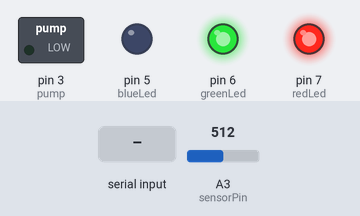
Bench run of a sketch on a simulated Arduino Uno, built with avr-gcc and run on an emulated ATmega328P. On the bench: switched loads named in the sketch (green lamp = pin HIGH), output pins drawn as LEDs (lit = HIGH). The inputs (shaded band) are chosen by the test bench; at power-on: A3 (sensorPin) = 512. What the sketch prints to the serial monitor is not drawn.

Above: at 1.2 s.
1.3 s: A3 (sensorPin) set to 563
2.8 s: A3 (sensorPin) set to 587
At 3.4 s:
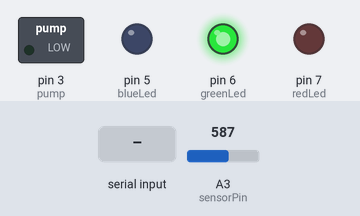
4.3 s: A3 (sensorPin) set to 774
5.8 s: A3 (sensorPin) set to 803
At 6.9 s:
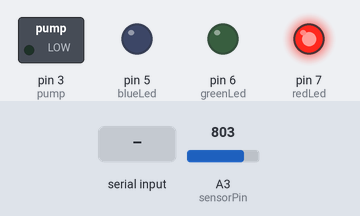
7.3 s: "pumpon" received over Serial
At 8.5 s:
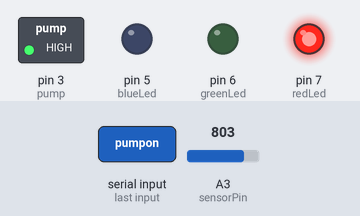
8.8 s: A3 (sensorPin) set to 671
10.3 s: A3 (sensorPin) set to 636
At 11.5 s:
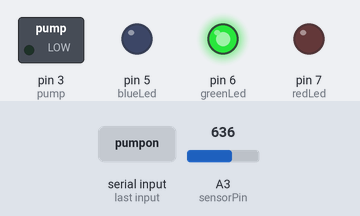
Timing chart, 0 to 12.8 s (numbered marks = the images above; inputs shaded):
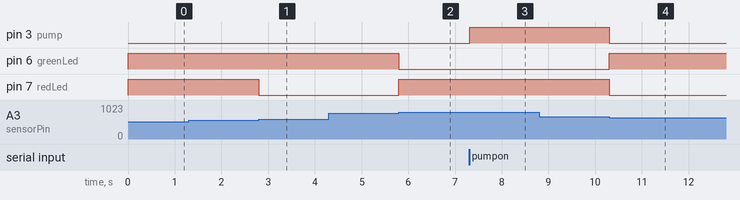

Measured:
- the behaviour switches between 569 and 570 on A3 (sensorPin) (found by bisection; images 0 and 1)
- the behaviour switches between 791 and 792 on A3 (sensorPin) (found by bisection; images 1 and 2)
- the behaviour switches between 654 and 653 on A3 (sensorPin) (found by bisection; images 3 and 4)
- after the input at 1.3 s, every drawn part: stays the same
- after the input at 2.8 s, pin 7 (redLed): HIGH → LOW at once
- after the input at 4.3 s, every drawn part: stays the same
- after the input at 5.8 s, pin 6 (greenLed): HIGH → LOW at once; pin 7 (redLed): LOW → HIGH at once
- after the input at 7.3 s, pin 3 (pump): LOW → HIGH at once
- after the input at 8.8 s, every drawn part: stays the same
- after the input at 10.3 s, pin 3 (pump), pin 7 (redLed): HIGH → LOW at once; pin 6 (greenLed): LOW → HIGH at once

The sketch:

leafguard_arduino_sketch.ino
```cpp
int sensorPin           = A3;
int pump                = 3;
int moistureValue       = 0;
int redLed = 7;
int greenLed = 6;
int blueLed = 5;

String readString;

void setup() {
  Serial.begin(9600);
  pinMode(pump, OUTPUT);
  pinMode(redLed, OUTPUT);
  pinMode(greenLed, OUTPUT);
  pinMode(blueLed, OUTPUT);
  Serial.println("Arduino ready");
}

void loop() {

  if (getMoisturePercentage() <= 30) {
    setColor(255, 0, 0);  // red
  }
  if (getMoisturePercentage() > 30 && getMoisturePercentage() <= 60) {
    setColor(0, 255, 0);  // blue
  }
  if (getMoisturePercentage() > 60) {
    setColor(255, 255, 0);  // purple
  }

  while (Serial.available()) {
    delay(3);
    char c = Serial.read();
    readString += c;
  }

  readString.trim();
  if (readString.length() > 0) {

    if (readString == "pumpon") {

      while (plantNeedWater()) {
        digitalWrite(pump, HIGH);
      }
      digitalWrite(pump, LOW);
    }

    if (readString == "pumpoff") {
      digitalWrite(pump, LOW);
    }

    if (readString == "data") {
      String ret = "moisture=";
      ret.concat(getMoisturePercentage());
      ret.concat("&pumpstate=");
      ret.concat(digitalRead(pump));
      Serial.println(ret);
    }
    readString = "";
  }
}
int getMoisturePercentage() {
  moistureValue = analogRead(sensorPin);
  moistureValue = (map(moistureValue, 1024, 530, 0, 100) / 1.5);

  if (moistureValue > 100) {
      return moistureValue = 100;
  }
  if (moistureValue < 0) {
      return moistureValue = 0;
  }
  return moistureValue;
}

boolean plantNeedWater() {
  if (getMoisturePercentage() < 50) {
    return true;
  }
  return false;
}

void setColor(int redValue, int greenValue, int blueValue) {
  analogWrite(redLed, redValue);
  analogWrite(greenLed, greenValue);
  analogWrite(blueLed, blueValue);
}
```
